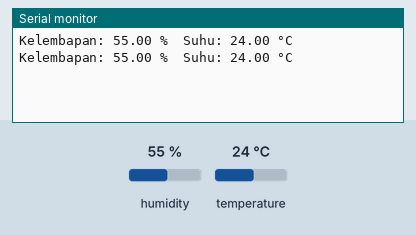
The sketch below on a simulated Arduino Uno, built with avr-gcc and run on an emulated ATmega328P. Parts: the last lines printed to the serial monitor. Inputs (shaded band) come from the test bench; at power-on: humidity 55 %, temperature 24 °C.

Above: at 4.8 s.
4.9 s: humidity set to 22 %
At 7.3 s:
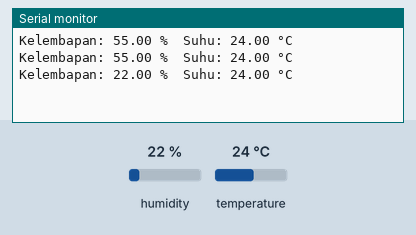
7.9 s: temperature set to 12 °C
At 9.0 s:
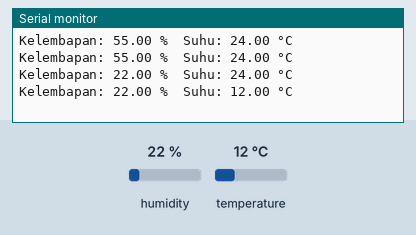
10.9 s: humidity set to 40 %
At 12.6 s:
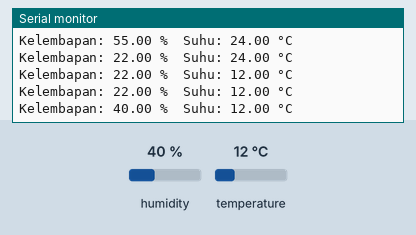
Timing chart, 0 to 14.1 s (numbered marks = the images above; inputs shaded):
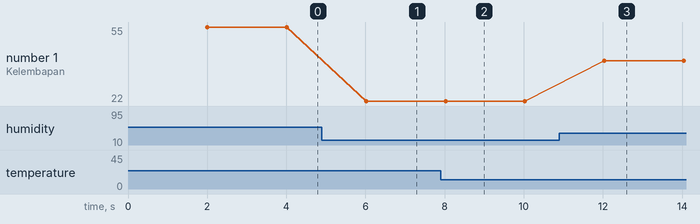

Measured:
- after the input at 4.9 s, the serial monitor: prints a new line after 1.1 s (image 1)
- after the input at 7.9 s, the serial monitor: prints a new line after 0.12 s (image 2)
- after the input at 10.9 s, the serial monitor: prints a new line after 1.1 s (image 3)
- plotted number 1: 55 → 22 after the input at 4.9 s, 22 → 40 after the input at 10.9 s

The sketch:

sensor-suhu-run.ino
```cpp
#include <DHT.h>

#define DHTPIN 2         // Gunakan pin D2
#define DHTTYPE DHT22    // Tipe sensor

DHT dht(DHTPIN, DHTTYPE);

void setup() {
  Serial.begin(9600);
  dht.begin();
}

void loop() {
  delay(2000); // tunggu 2 detik antar pembacaan

  float h = dht.readHumidity();
  float t = dht.readTemperature();

  if (isnan(h) || isnan(t)) {
    Serial.println("Gagal membaca sensor DHT22!");
    return;
  }

  Serial.print("Kelembapan: ");
  Serial.print(h);
  Serial.print(" %\t");
  Serial.print("Suhu: ");
  Serial.print(t);
  Serial.println(" °C");
}
```
